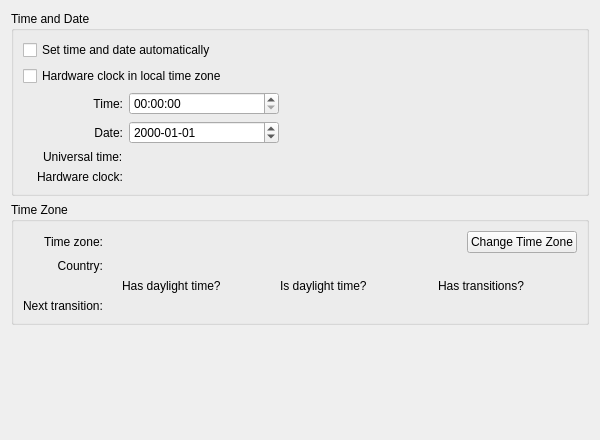
<?xml version="1.0" encoding="UTF-8"?>
<ui version="4.0">
 <class>TimeDateModule</class>
 <widget class="QWidget" name="TimeDateModule">
  <property name="geometry">
   <rect>
    <x>0</x>
    <y>0</y>
    <width>600</width>
    <height>440</height>
   </rect>
  </property>
  <property name="windowTitle">
   <string notr="true">Form</string>
  </property>
  <layout class="QVBoxLayout" name="verticalLayout">
   <item>
    <widget class="QGroupBox" name="timeDateGroupBox">
     <property name="title">
      <string>Time and Date</string>
     </property>
     <layout class="QVBoxLayout" name="verticalLayout_2">
      <item>
       <widget class="QCheckBox" name="isNtpEnabledCheckBox">
        <property name="text">
         <string>Set time and date automatically</string>
        </property>
       </widget>
      </item>
      <item>
       <widget class="QCheckBox" name="isRtcLocalCheckBox">
        <property name="text">
         <string>Hardware clock in local time zone</string>
        </property>
       </widget>
      </item>
      <item>
       <layout class="QFormLayout" name="timeDateFormLayout">
        <property name="labelAlignment">
         <set>Qt::AlignRight|Qt::AlignTrailing|Qt::AlignVCenter</set>
        </property>
        <item row="0" column="0">
         <widget class="QLabel" name="timeLabel">
          <property name="minimumSize">
           <size>
            <width>100</width>
            <height>0</height>
           </size>
          </property>
          <property name="text">
           <string>Time:</string>
          </property>
          <property name="alignment">
           <set>Qt::AlignRight|Qt::AlignTrailing|Qt::AlignVCenter</set>
          </property>
         </widget>
        </item>
        <item row="0" column="1">
         <widget class="QTimeEdit" name="timeEdit">
          <property name="sizePolicy">
           <sizepolicy hsizetype="Maximum" vsizetype="Fixed">
            <horstretch>0</horstretch>
            <verstretch>0</verstretch>
           </sizepolicy>
          </property>
          <property name="minimumSize">
           <size>
            <width>150</width>
            <height>0</height>
           </size>
          </property>
          <property name="displayFormat">
           <string notr="true">HH:mm:ss</string>
          </property>
         </widget>
        </item>
        <item row="1" column="0">
         <widget class="QLabel" name="dateLabel">
          <property name="minimumSize">
           <size>
            <width>100</width>
            <height>0</height>
           </size>
          </property>
          <property name="text">
           <string>Date:</string>
          </property>
          <property name="alignment">
           <set>Qt::AlignRight|Qt::AlignTrailing|Qt::AlignVCenter</set>
          </property>
         </widget>
        </item>
        <item row="1" column="1">
         <widget class="QDateEdit" name="dateEdit">
          <property name="sizePolicy">
           <sizepolicy hsizetype="Maximum" vsizetype="Fixed">
            <horstretch>0</horstretch>
            <verstretch>0</verstretch>
           </sizepolicy>
          </property>
          <property name="minimumSize">
           <size>
            <width>150</width>
            <height>0</height>
           </size>
          </property>
          <property name="displayFormat">
           <string notr="true">yyyy-MM-dd</string>
          </property>
         </widget>
        </item>
        <item row="3" column="0">
         <widget class="QLabel" name="rtcLabel">
          <property name="text">
           <string>Hardware clock:</string>
          </property>
         </widget>
        </item>
        <item row="2" column="0">
         <widget class="QLabel" name="utcLabel">
          <property name="text">
           <string>Universal time:</string>
          </property>
         </widget>
        </item>
        <item row="2" column="1">
         <widget class="QLabel" name="utcTimeLabel">
          <property name="text">
           <string notr="true"/>
          </property>
         </widget>
        </item>
        <item row="3" column="1">
         <widget class="QLabel" name="rtcTimeLabel">
          <property name="text">
           <string notr="true"/>
          </property>
         </widget>
        </item>
       </layout>
      </item>
     </layout>
    </widget>
   </item>
   <item>
    <widget class="QGroupBox" name="timeZoneGroupBox">
     <property name="title">
      <string>Time Zone</string>
     </property>
     <layout class="QVBoxLayout" name="verticalLayout_3">
      <item>
       <layout class="QFormLayout" name="timeZoneFormLayout">
        <property name="fieldGrowthPolicy">
         <enum>QFormLayout::AllNonFixedFieldsGrow</enum>
        </property>
        <property name="rowWrapPolicy">
         <enum>QFormLayout::DontWrapRows</enum>
        </property>
        <property name="labelAlignment">
         <set>Qt::AlignRight|Qt::AlignTrailing|Qt::AlignVCenter</set>
        </property>
        <item row="0" column="0">
         <widget class="QLabel" name="timeZoneLabel">
          <property name="text">
           <string>Time zone:</string>
          </property>
          <property name="alignment">
           <set>Qt::AlignRight|Qt::AlignTrailing|Qt::AlignVCenter</set>
          </property>
         </widget>
        </item>
        <item row="0" column="1">
         <layout class="QHBoxLayout" name="timeZoneHLayout">
          <item>
           <widget class="QLabel" name="timeZoneLabel_2">
            <property name="text">
             <string/>
            </property>
           </widget>
          </item>
          <item>
           <spacer name="timeZoneHSpacer">
            <property name="orientation">
             <enum>Qt::Horizontal</enum>
            </property>
            <property name="sizeHint" stdset="0">
             <size>
              <width>40</width>
              <height>20</height>
             </size>
            </property>
           </spacer>
          </item>
          <item>
           <widget class="QPushButton" name="timeZonePushButton">
            <property name="text">
             <string>Change Time Zone</string>
            </property>
           </widget>
          </item>
         </layout>
        </item>
        <item row="1" column="0">
         <widget class="QLabel" name="countryLabel">
          <property name="text">
           <string>Country:</string>
          </property>
          <property name="alignment">
           <set>Qt::AlignRight|Qt::AlignTrailing|Qt::AlignVCenter</set>
          </property>
         </widget>
        </item>
        <item row="1" column="1">
         <widget class="QLabel" name="countryLabel_2">
          <property name="text">
           <string notr="true"/>
          </property>
         </widget>
        </item>
        <item row="2" column="1">
         <layout class="QHBoxLayout" name="timeZoneInfoHLayout">
          <item>
           <layout class="QHBoxLayout" name="hasDaylightTimeHLayout">
            <item>
             <widget class="QLabel" name="hasDaylightTimeIcon">
              <property name="sizePolicy">
               <sizepolicy hsizetype="Minimum" vsizetype="Preferred">
                <horstretch>0</horstretch>
                <verstretch>0</verstretch>
               </sizepolicy>
              </property>
              <property name="text">
               <string/>
              </property>
             </widget>
            </item>
            <item>
             <widget class="QLabel" name="hasDaylightTimeLabel">
              <property name="sizePolicy">
               <sizepolicy hsizetype="Expanding" vsizetype="Preferred">
                <horstretch>0</horstretch>
                <verstretch>0</verstretch>
               </sizepolicy>
              </property>
              <property name="text">
               <string>Has daylight time?</string>
              </property>
             </widget>
            </item>
           </layout>
          </item>
          <item>
           <layout class="QHBoxLayout" name="isDaylightTimeHLayout">
            <item>
             <widget class="QLabel" name="isDaylightTimeIcon">
              <property name="sizePolicy">
               <sizepolicy hsizetype="Minimum" vsizetype="Preferred">
                <horstretch>0</horstretch>
                <verstretch>0</verstretch>
               </sizepolicy>
              </property>
              <property name="text">
               <string/>
              </property>
             </widget>
            </item>
            <item>
             <widget class="QLabel" name="isDaylightTimeLabel">
              <property name="sizePolicy">
               <sizepolicy hsizetype="Expanding" vsizetype="Preferred">
                <horstretch>0</horstretch>
                <verstretch>0</verstretch>
               </sizepolicy>
              </property>
              <property name="text">
               <string>Is daylight time?</string>
              </property>
             </widget>
            </item>
           </layout>
          </item>
          <item>
           <layout class="QHBoxLayout" name="hasTransitionsHLayout">
            <item>
             <widget class="QLabel" name="hasTransitionsIcon">
              <property name="sizePolicy">
               <sizepolicy hsizetype="Minimum" vsizetype="Preferred">
                <horstretch>0</horstretch>
                <verstretch>0</verstretch>
               </sizepolicy>
              </property>
              <property name="text">
               <string/>
              </property>
             </widget>
            </item>
            <item>
             <widget class="QLabel" name="hasTransitionsLabel">
              <property name="sizePolicy">
               <sizepolicy hsizetype="Expanding" vsizetype="Preferred">
                <horstretch>0</horstretch>
                <verstretch>0</verstretch>
               </sizepolicy>
              </property>
              <property name="text">
               <string>Has transitions?</string>
              </property>
             </widget>
            </item>
           </layout>
          </item>
         </layout>
        </item>
        <item row="3" column="0">
         <widget class="QLabel" name="nextTransitionLabel">
          <property name="text">
           <string>Next transition:</string>
          </property>
         </widget>
        </item>
        <item row="3" column="1">
         <widget class="QLabel" name="nextTransitionTimeLabel">
          <property name="text">
           <string notr="true"/>
          </property>
         </widget>
        </item>
       </layout>
      </item>
     </layout>
    </widget>
   </item>
   <item>
    <spacer name="verticalSpacer">
     <property name="orientation">
      <enum>Qt::Vertical</enum>
     </property>
     <property name="sizeHint" stdset="0">
      <size>
       <width>20</width>
       <height>40</height>
      </size>
     </property>
    </spacer>
   </item>
  </layout>
 </widget>
 <resources/>
 <connections/>
</ui>
